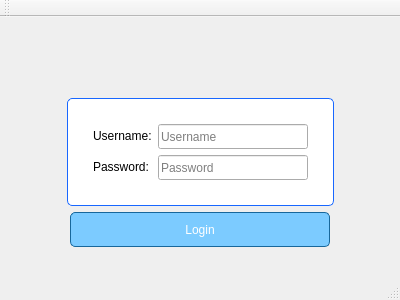
<?xml version="1.0" encoding="UTF-8"?>
<ui version="4.0">
 <class>MainWindow</class>
 <widget class="QMainWindow" name="MainWindow">
  <property name="geometry">
   <rect>
    <x>0</x>
    <y>0</y>
    <width>400</width>
    <height>300</height>
   </rect>
  </property>
  <property name="windowTitle">
   <string>MainWindow</string>
  </property>
  <widget class="QWidget" name="centralWidget">
   <layout class="QVBoxLayout" name="verticalLayout">
    <item>
     <widget class="QStackedWidget" name="stackedWidget">
      <property name="minimumSize">
       <size>
        <width>0</width>
        <height>0</height>
       </size>
      </property>
      <property name="currentIndex">
       <number>0</number>
      </property>
      <widget class="QWidget" name="loginPage">
       <layout class="QVBoxLayout" name="verticalLayout_2">
        <item>
         <spacer name="verticalSpacer">
          <property name="orientation">
           <enum>Qt::Vertical</enum>
          </property>
          <property name="sizeHint" stdset="0">
           <size>
            <width>20</width>
            <height>40</height>
           </size>
          </property>
         </spacer>
        </item>
        <item>
         <layout class="QHBoxLayout" name="horizontalLayout_2">
          <property name="topMargin">
           <number>20</number>
          </property>
          <property name="bottomMargin">
           <number>0</number>
          </property>
          <item>
           <spacer name="horizontalSpacer_3">
            <property name="orientation">
             <enum>Qt::Horizontal</enum>
            </property>
            <property name="sizeHint" stdset="0">
             <size>
              <width>40</width>
              <height>20</height>
             </size>
            </property>
           </spacer>
          </item>
          <item>
           <widget class="QFrame" name="formFrame">
            <property name="styleSheet">
             <string notr="true">#formFrame{
border: 1px solid rgb(24, 103, 255);
border-radius: 5px;
background-color: white;
}</string>
            </property>
            <layout class="QFormLayout" name="formLayout">
             <property name="leftMargin">
              <number>25</number>
             </property>
             <property name="topMargin">
              <number>25</number>
             </property>
             <property name="rightMargin">
              <number>25</number>
             </property>
             <property name="bottomMargin">
              <number>25</number>
             </property>
             <item row="0" column="0">
              <widget class="QLabel" name="label">
               <property name="text">
                <string>Username:</string>
               </property>
              </widget>
             </item>
             <item row="1" column="0">
              <widget class="QLabel" name="label_2">
               <property name="text">
                <string>Password:</string>
               </property>
              </widget>
             </item>
             <item row="0" column="1">
              <widget class="QLineEdit" name="usernameEdit">
               <property name="minimumSize">
                <size>
                 <width>150</width>
                 <height>25</height>
                </size>
               </property>
               <property name="placeholderText">
                <string>Username</string>
               </property>
              </widget>
             </item>
             <item row="1" column="1">
              <widget class="QLineEdit" name="passwordEdit">
               <property name="minimumSize">
                <size>
                 <width>150</width>
                 <height>25</height>
                </size>
               </property>
               <property name="echoMode">
                <enum>QLineEdit::Password</enum>
               </property>
               <property name="placeholderText">
                <string>Password</string>
               </property>
              </widget>
             </item>
            </layout>
           </widget>
          </item>
          <item>
           <spacer name="horizontalSpacer_4">
            <property name="orientation">
             <enum>Qt::Horizontal</enum>
            </property>
            <property name="sizeHint" stdset="0">
             <size>
              <width>40</width>
              <height>20</height>
             </size>
            </property>
           </spacer>
          </item>
         </layout>
        </item>
        <item>
         <layout class="QHBoxLayout" name="horizontalLayout">
          <item>
           <spacer name="horizontalSpacer">
            <property name="orientation">
             <enum>Qt::Horizontal</enum>
            </property>
            <property name="sizeHint" stdset="0">
             <size>
              <width>40</width>
              <height>20</height>
             </size>
            </property>
           </spacer>
          </item>
          <item>
           <widget class="QPushButton" name="loginButton">
            <property name="minimumSize">
             <size>
              <width>260</width>
              <height>35</height>
             </size>
            </property>
            <property name="styleSheet">
             <string notr="true">border: 1px solid rgb(24, 103, 155);
border-radius: 5px;
background-color: rgb(124, 203, 255);
color: white;</string>
            </property>
            <property name="text">
             <string>Login</string>
            </property>
           </widget>
          </item>
          <item>
           <spacer name="horizontalSpacer_2">
            <property name="orientation">
             <enum>Qt::Horizontal</enum>
            </property>
            <property name="sizeHint" stdset="0">
             <size>
              <width>40</width>
              <height>20</height>
             </size>
            </property>
           </spacer>
          </item>
         </layout>
        </item>
        <item>
         <spacer name="verticalSpacer_2">
          <property name="orientation">
           <enum>Qt::Vertical</enum>
          </property>
          <property name="sizeHint" stdset="0">
           <size>
            <width>20</width>
            <height>9</height>
           </size>
          </property>
         </spacer>
        </item>
       </layout>
      </widget>
      <widget class="QWidget" name="page_2">
       <layout class="QVBoxLayout" name="verticalLayout_3">
        <item>
         <layout class="QHBoxLayout" name="horizontalLayout_4">
          <item>
           <spacer name="horizontalSpacer_7">
            <property name="orientation">
             <enum>Qt::Horizontal</enum>
            </property>
            <property name="sizeHint" stdset="0">
             <size>
              <width>40</width>
              <height>20</height>
             </size>
            </property>
           </spacer>
          </item>
          <item>
           <widget class="QFrame" name="verticalFrame">
            <layout class="QVBoxLayout" name="verticalLayout_4">
             <item>
              <widget class="QPushButton" name="viewUserButton">
               <property name="text">
                <string>View Users</string>
               </property>
              </widget>
             </item>
             <item>
              <widget class="QPushButton" name="viewDepartmentsButton">
               <property name="text">
                <string>View Departments</string>
               </property>
              </widget>
             </item>
             <item>
              <widget class="QPushButton" name="pushButton_5">
               <property name="text">
                <string>_reserved</string>
               </property>
              </widget>
             </item>
            </layout>
           </widget>
          </item>
          <item>
           <widget class="QWidget" name="dataTableWidget" native="true">
            <property name="minimumSize">
             <size>
              <width>200</width>
              <height>0</height>
             </size>
            </property>
            <property name="styleSheet">
             <string notr="true">border: 1px solid blue;</string>
            </property>
            <layout class="QFormLayout" name="formLayout_2"/>
           </widget>
          </item>
          <item>
           <spacer name="horizontalSpacer_8">
            <property name="orientation">
             <enum>Qt::Horizontal</enum>
            </property>
            <property name="sizeHint" stdset="0">
             <size>
              <width>40</width>
              <height>20</height>
             </size>
            </property>
           </spacer>
          </item>
         </layout>
        </item>
        <item>
         <layout class="QHBoxLayout" name="horizontalLayout_3">
          <property name="bottomMargin">
           <number>10</number>
          </property>
          <item>
           <spacer name="horizontalSpacer_5">
            <property name="orientation">
             <enum>Qt::Horizontal</enum>
            </property>
            <property name="sizeHint" stdset="0">
             <size>
              <width>40</width>
              <height>20</height>
             </size>
            </property>
           </spacer>
          </item>
          <item>
           <widget class="QPushButton" name="logoutButton">
            <property name="minimumSize">
             <size>
              <width>260</width>
              <height>35</height>
             </size>
            </property>
            <property name="text">
             <string>Logout</string>
            </property>
           </widget>
          </item>
          <item>
           <spacer name="horizontalSpacer_6">
            <property name="orientation">
             <enum>Qt::Horizontal</enum>
            </property>
            <property name="sizeHint" stdset="0">
             <size>
              <width>40</width>
              <height>20</height>
             </size>
            </property>
           </spacer>
          </item>
         </layout>
        </item>
       </layout>
      </widget>
     </widget>
    </item>
   </layout>
  </widget>
  <widget class="QMenuBar" name="menuBar">
   <property name="geometry">
    <rect>
     <x>0</x>
     <y>0</y>
     <width>400</width>
     <height>21</height>
    </rect>
   </property>
  </widget>
  <widget class="QToolBar" name="mainToolBar">
   <attribute name="toolBarArea">
    <enum>TopToolBarArea</enum>
   </attribute>
   <attribute name="toolBarBreak">
    <bool>false</bool>
   </attribute>
  </widget>
  <widget class="QStatusBar" name="statusBar"/>
 </widget>
 <layoutdefault spacing="6" margin="11"/>
 <resources/>
 <connections/>
</ui>
